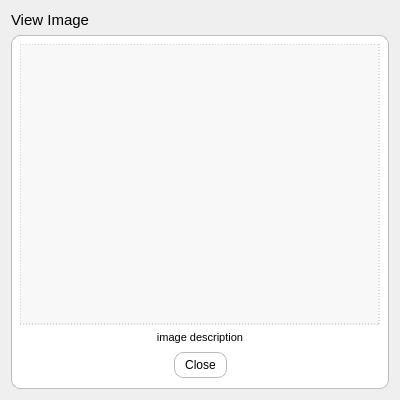
<?xml version="1.0" encoding="UTF-8"?>
<ui version="4.0">
 <class>ViewImage</class>
 <widget class="QDialog" name="ViewImage">
  <property name="windowModality">
   <enum>Qt::NonModal</enum>
  </property>
  <property name="geometry">
   <rect>
    <x>0</x>
    <y>0</y>
    <width>400</width>
    <height>400</height>
   </rect>
  </property>
  <property name="windowTitle">
   <string>Dialog</string>
  </property>
  <property name="windowIcon">
   <iconset resource="resources.qrc">
    <normaloff>:/icons/Image 32x32</normaloff>:/icons/Image 32x32</iconset>
  </property>
  <property name="modal">
   <bool>false</bool>
  </property>
  <layout class="QVBoxLayout" name="verticalLayout">
   <item>
    <widget class="QLabel" name="formTitle">
     <property name="sizePolicy">
      <sizepolicy hsizetype="Preferred" vsizetype="Fixed">
       <horstretch>0</horstretch>
       <verstretch>0</verstretch>
      </sizepolicy>
     </property>
     <property name="font">
      <font>
       <pointsize>11</pointsize>
       <weight>50</weight>
       <bold>false</bold>
      </font>
     </property>
     <property name="text">
      <string>View Image</string>
     </property>
    </widget>
   </item>
   <item>
    <widget class="QWidget" name="widget" native="true">
     <property name="styleSheet">
      <string notr="true">#widget {
	background: #ffffff;
	border-radius: 9px;
	border:1px solid #bbbbbb;
}</string>
     </property>
     <layout class="QVBoxLayout" name="verticalLayout_3">
      <item>
       <layout class="QVBoxLayout" name="verticalLayout_2">
        <item>
         <widget class="QWidget" name="widget_2" native="true">
          <property name="styleSheet">
           <string notr="true">#widget_2 {
	border:1px dotted #bbbbbb;
	background: #f8f8f8;
}</string>
          </property>
          <layout class="QVBoxLayout" name="verticalLayout_5">
           <item>
            <layout class="QVBoxLayout" name="qImageLayout"/>
           </item>
          </layout>
         </widget>
        </item>
        <item>
         <widget class="QLabel" name="img_descr">
          <property name="sizePolicy">
           <sizepolicy hsizetype="Preferred" vsizetype="Fixed">
            <horstretch>0</horstretch>
            <verstretch>0</verstretch>
           </sizepolicy>
          </property>
          <property name="font">
           <font>
            <pointsize>8</pointsize>
           </font>
          </property>
          <property name="styleSheet">
           <string notr="true">background:#ffffff;</string>
          </property>
          <property name="text">
           <string>image description</string>
          </property>
          <property name="alignment">
           <set>Qt::AlignCenter</set>
          </property>
         </widget>
        </item>
        <item>
         <widget class="QDialogButtonBox" name="buttonBox">
          <property name="styleSheet">
           <string notr="true">QAbstractButton {
	background:#ffffff;
	border-radius:9px;
	border:1px solid #bbbbbb;
	padding:5px;
	padding-left:10px;
	padding-right:10px;
	margin:2px;
}

QAbstractButton:pressed {
	background: #444444;
	color:#ffffff;
}</string>
          </property>
          <property name="orientation">
           <enum>Qt::Horizontal</enum>
          </property>
          <property name="standardButtons">
           <set>QDialogButtonBox::Close</set>
          </property>
          <property name="centerButtons">
           <bool>true</bool>
          </property>
         </widget>
        </item>
       </layout>
      </item>
     </layout>
    </widget>
   </item>
  </layout>
 </widget>
 <resources>
  <include location="resources.qrc"/>
 </resources>
 <connections>
  <connection>
   <sender>buttonBox</sender>
   <signal>accepted()</signal>
   <receiver>ViewImage</receiver>
   <slot>accept()</slot>
   <hints>
    <hint type="sourcelabel">
     <x>248</x>
     <y>254</y>
    </hint>
    <hint type="destinationlabel">
     <x>157</x>
     <y>274</y>
    </hint>
   </hints>
  </connection>
  <connection>
   <sender>buttonBox</sender>
   <signal>rejected()</signal>
   <receiver>ViewImage</receiver>
   <slot>reject()</slot>
   <hints>
    <hint type="sourcelabel">
     <x>316</x>
     <y>260</y>
    </hint>
    <hint type="destinationlabel">
     <x>286</x>
     <y>274</y>
    </hint>
   </hints>
  </connection>
 </connections>
</ui>
